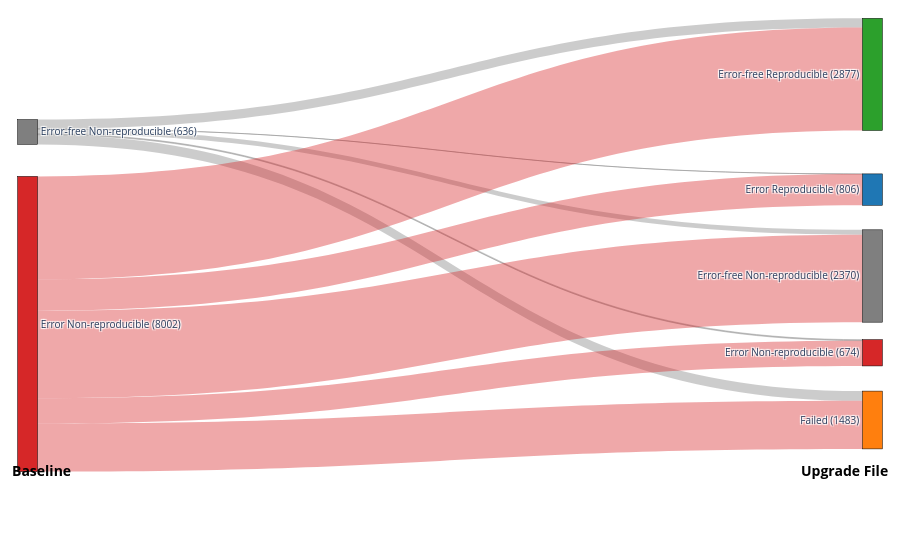

The notebook cell this image was saved under:
### Code cell
from collections import Counter
# Build Flow Data
labels = [
    "Error-free Reproducible", 
    "Error Reproducible", 
    "Error-free Non-reproducible", 
    "Error Non-reproducible", 
    "Failed"
]

NON_REPRO_BASELINE = ["Error-free Non-reproducible", "Error Non-reproducible"]
common_files = {k for k in baseline_cats if k in baselione_non_reproducible}
common_files = set(baseline_cats.keys()) & set(oss_file_cats.keys())
print(f"Plotting {len(common_files)} common files.")
left_order = [l for l in labels if l in NON_REPRO_BASELINE]
right_order = labels[:]  # always show all 5 on Upgrade side

# Create node lists (left + right)
node_labels = left_order + right_order
n_left = len(left_order)
n_right = len(right_order)

# Fixed node positions
def _spread(n, top=0.05, bottom=0.95):
    if n <= 1:
        return [(top + bottom) / 2]
    step = (bottom - top) / (n - 1)
    return [top + i * step for i in range(n)]

node_x = [0.02] * n_left + [0.98] * n_right
# node_y = _spread(n_left, top=0.15, bottom=0.55) + _spread(n_right, top=0.05, bottom=0.95)
# Keep left spacing as-is; tighten lower right gaps
right_y = [0.03, 0.27, 0.45, 0.61, 0.75]  # tighter gaps for lower nodes
node_y = _spread(n_left, top=0.15, bottom=0.55) + right_y


# Create source (0-4) and target (5-9) indices
label_to_node_src = {l: i for i, l in enumerate(left_order)}
label_to_node_tgt = {l: i + n_left for i, l in enumerate(right_order)}

# Color palette for links (optional)
colors = {
    "Error-free Reproducible": "rgba(44, 160, 44, 0.4)",      # Green
    "Error-free Non-reproducible": "rgba(127, 127, 127, 0.4)", # Gray
    "Error Reproducible": "rgba(31, 119, 180, 0.4)",          # Blue
    "Error Non-reproducible": "rgba(214, 39, 40, 0.4)",       # Red
    "Failed": "rgba(255, 127, 14, 0.4)"                    # Orange
}

# common files
# common_files = set(baseline_cats.keys()) & set(gpt_file_cats.keys())
# print(f"Plotting {len(common_files)} common files.")

# Count transitions
transitions = {}
src_node_totals = {l: 0 for l in left_order}

for f in common_files:
    src = baseline_cats[f]
    tgt = oss_file_cats[f] 
    if src not in label_to_node_src or tgt not in label_to_node_tgt:
        continue
    key = (src, tgt)
    transitions[key] = transitions.get(key, 0) + 1
    src_node_totals[src] += 1

# Calculate counts per category for labelling
src_counts = {l: 0 for l in left_order}
tgt_counts = {l: 0 for l in right_order}

# Helper for calculation
source_indices = []
target_indices = []
values = []
link_colors = []
link_customdata = []
link_labels = []

draw_order = [
    "Error-free Reproducible",
    "Error Reproducible",      # draw blue later (on top)
    "Error-free Non-reproducible",
    "Error Non-reproducible",  # draw red earlier
    "Failed",
]

# Build plot data
for (src_cat, tgt_cat), count in sorted(
    transitions.items(),
    key=lambda kv: (
        draw_order.index(kv[0][0]), # Sort by Source (Layering)
        draw_order.index(kv[0][1]) # Sort by Target (uncrossing)
    )
):
    src_counts[src_cat] += count
    tgt_counts[tgt_cat] += count
    
    source_indices.append(label_to_node_src[src_cat])
    target_indices.append(label_to_node_tgt[tgt_cat])
    values.append(count)
    link_colors.append(colors[src_cat])
    
    # Calculate percentage relative to the SOURCE node total
    # e.g., 502 / 3007 if 3007 is the total for that source category
    total_in_src = src_node_totals[src_cat]
    pct = (count / total_in_src) * 100 if total_in_src > 0 else 0
    
    # Format: "502, 502/3007 (16.7%)"
    info_str = f"{count}, {pct:.1f}%"
    link_customdata.append(info_str)
    link_labels.append(info_str)

# Update labels with counts
global_baseline = Counter(baseline_cats.values())
src_labels = [f"{l} ({global_baseline[l]})" for l in left_order]
global_baseline = Counter(oss_file_cats.values())
tgt_labels = [f"{l} ({global_baseline[l]})" for l in right_order]

# Build link annotations at the midpoint of each link
link_annotations = []
for i, (s, t) in enumerate(zip(source_indices, target_indices)):
    x_mid = (node_x[s] + node_x[t]) / 2
    y_mid = (node_y[s] + node_y[t]) / 2
    link_annotations.append(
        dict(
            x=x_mid,
            y=y_mid,
            xref="paper",
            yref="paper",
            text=link_labels[i],
            showarrow=False,
            font=dict(size=10, color="black"),
            bgcolor="rgba(255,255,255,0.6)",
        )
    )

# Plot
fig = go.Figure(data=[go.Sankey(
    arrangement="fixed",
    node = dict(
        pad = 40,
        thickness = 20,
        line = dict(color = "black", width = 0.5),
        label = src_labels + tgt_labels, # Label list repeats for left and right with counts
        color = [colors[l].replace("0.4", "1.0") for l in left_order + right_order],
        x=node_x,
        y=node_y,
    ),
    link = dict(
        source = source_indices,
        target = target_indices,
        value = values,
        color = link_colors,
        # Plotly Sankey does not support static text on links, 
        # so we use hover labels to display the detailed stats.
        customdata = link_customdata,
        hovertemplate='From: %{source.label}<br>To: %{target.label}<br>Stats: %{customdata}<extra></extra>'
    ))])

fig.update_layout(
    # title_text="Notebook Status Flow", 
    font_size=10,
    annotations=[
        dict(
            x=0, y=0.12,
            xref="paper", yref="paper",
            text="Baseline",
            showarrow=False,
            font=dict(size=14, color="black", weight="bold")
        ),
        dict(
            x=1, y=0.12,
            xref="paper", yref="paper",
            text="Upgrade File",
            showarrow=False,
            font=dict(size=14, color="black", weight="bold")
        )
    ],
    margin=dict(b=20, t=60, l=10, r=10) # Add bottom margin for annotations
)
fig.write_image("sankey_baseline_vs_f_oss-upgrade.png", scale=3)
fig.show()

### Figure 1 — Plotly figure (JSON) as saved in the notebook; plotly's stock layout.template omitted (floating-point values rounded to 4 significant figures)
{"data": [{"arrangement": "fixed", "link": {"color": ["rgba(127, 127, 127, 0.4)", "rgba(127, 127, 127, 0.4)", "rgba(127, 127, 127, 0.4)", "rgba(127, 127, 127, 0.4)", "rgba(127, 127, 127, 0.4)", "rgba(214, 39, 40, 0.4)", "rgba(214, 39, 40, 0.4)", "rgba(214, 39, 40, 0.4)", "rgba(214, 39, 40, 0.4)", "rgba(214, 39, 40, 0.4)"], "customdata": ["237, 37.3%", "2, 0.3%", "124, 19.5%", "25, 3.9%", "248, 39.0%", "2640, 34.9%", "804, 10.6%", "2246, 29.7%", "649, 8.6%", "1235, 16.3%"], "hovertemplate": "From: %{source.label}<br>To: %{target.label}<br>Stats: %{customdata}<extra></extra>", "source": [0, 0, 0, 0, 0, 1, 1, 1, 1, 1], "target": [2, 3, 4, 5, 6, 2, 3, 4, 5, 6], "value": [237, 2, 124, 25, 248, 2640, 804, 2246, 649, 1235]}, "node": {"color": ["rgba(127, 127, 127, 1.0)", "rgba(214, 39, 40, 1.0)", "rgba(44, 160, 44, 1.0)", "rgba(31, 119, 180, 1.0)", "rgba(127, 127, 127, 1.0)", "rgba(214, 39, 40, 1.0)", "rgba(255, 127, 14, 1.0)"], "label": ["Error-free Non-reproducible (636)", "Error Non-reproducible (8002)", "Error-free Reproducible (2877)", "Error Reproducible (806)", "Error-free Non-reproducible (2370)", "Error Non-reproducible (674)", "Failed (1483)"], "line": {"color": "black", "width": 0.5}, "pad": 40, "thickness": 20, "x": [0.02, 0.02, 0.98, 0.98, 0.98, 0.98, 0.98], "y": [0.15, 0.55, 0.03, 0.27, 0.45, 0.61, 0.75]}, "type": "sankey"}], "layout": {"annotations": [{"font": {"color": "black", "size": 14, "weight": "bold"}, "showarrow": false, "text": "Baseline", "x": 0, "xref": "paper", "y": 0.12, "yref": "paper"}, {"font": {"color": "black", "size": 14, "weight": "bold"}, "showarrow": false, "text": "Upgrade File", "x": 1, "xref": "paper", "y": 0.12, "yref": "paper"}], "font": {"size": 10}, "margin": {"b": 20, "l": 10, "r": 10, "t": 60}}}
